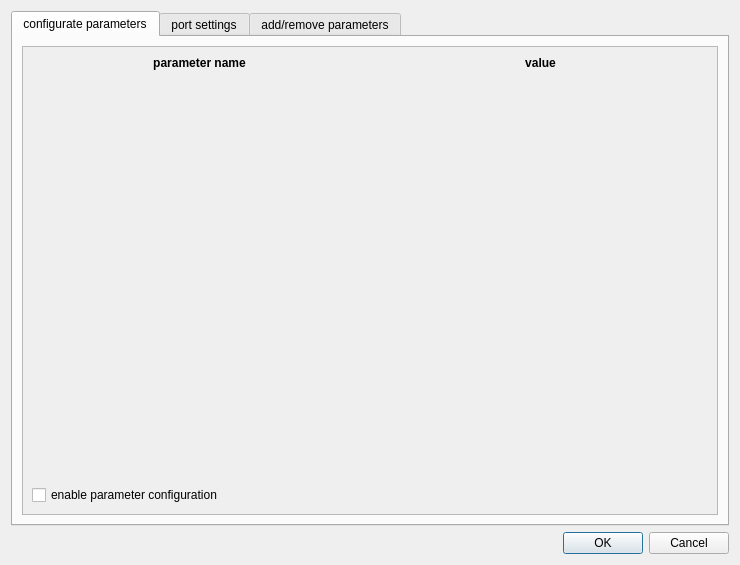
<?xml version="1.0" encoding="UTF-8"?>
<ui version="4.0">
 <class>DMGUIContainerGroup</class>
 <widget class="QDialog" name="DMGUIContainerGroup">
  <property name="geometry">
   <rect>
    <x>0</x>
    <y>0</y>
    <width>740</width>
    <height>565</height>
   </rect>
  </property>
  <property name="windowTitle">
   <string>Dialog</string>
  </property>
  <layout class="QVBoxLayout" name="verticalLayout">
   <item>
    <widget class="QTabWidget" name="tabWidget">
     <property name="currentIndex">
      <number>0</number>
     </property>
     <widget class="QWidget" name="tab_4">
      <attribute name="title">
       <string>configurate parameters</string>
      </attribute>
      <layout class="QHBoxLayout" name="horizontalLayout_3">
       <item>
        <widget class="QScrollArea" name="scrollArea">
         <property name="widgetResizable">
          <bool>true</bool>
         </property>
         <widget class="QWidget" name="scrollAreaWidgetContents">
          <property name="geometry">
           <rect>
            <x>0</x>
            <y>0</y>
            <width>668</width>
            <height>450</height>
           </rect>
          </property>
          <layout class="QGridLayout" name="gridLayout_3">
           <item row="0" column="0">
            <layout class="QGridLayout" name="configParamArea" rowstretch="0">
             <property name="verticalSpacing">
              <number>6</number>
             </property>
             <item row="0" column="0">
              <widget class="QLabel" name="label_4">
               <property name="font">
                <font>
                 <weight>75</weight>
                 <bold>true</bold>
                </font>
               </property>
               <property name="text">
                <string>parameter name</string>
               </property>
               <property name="alignment">
                <set>Qt::AlignHCenter|Qt::AlignTop</set>
               </property>
              </widget>
             </item>
             <item row="0" column="1">
              <widget class="QLabel" name="label_5">
               <property name="font">
                <font>
                 <weight>75</weight>
                 <bold>true</bold>
                </font>
               </property>
               <property name="text">
                <string>value</string>
               </property>
               <property name="textFormat">
                <enum>Qt::AutoText</enum>
               </property>
               <property name="alignment">
                <set>Qt::AlignHCenter|Qt::AlignTop</set>
               </property>
              </widget>
             </item>
            </layout>
           </item>
           <item row="1" column="0">
            <widget class="QCheckBox" name="enableConfig">
             <property name="text">
              <string>enable parameter configuration</string>
             </property>
            </widget>
           </item>
          </layout>
         </widget>
        </widget>
       </item>
      </layout>
     </widget>
     <widget class="QWidget" name="tab">
      <attribute name="title">
       <string>port settings</string>
      </attribute>
      <layout class="QHBoxLayout" name="horizontalLayout">
       <item>
        <widget class="QGroupBox" name="groupBox">
         <property name="title">
          <string>Ports</string>
         </property>
         <layout class="QGridLayout" name="gridLayout">
          <item row="1" column="0">
           <widget class="QPushButton" name="addInStream">
            <property name="text">
             <string>Add input stream</string>
            </property>
           </widget>
          </item>
          <item row="1" column="1">
           <widget class="QPushButton" name="addOutStream">
            <property name="text">
             <string>Add output stream</string>
            </property>
           </widget>
          </item>
          <item row="2" column="0" colspan="2">
           <widget class="QPushButton" name="removeStream">
            <property name="text">
             <string>Remove stream</string>
            </property>
           </widget>
          </item>
          <item row="0" column="0" colspan="2">
           <widget class="QListWidget" name="streamList"/>
          </item>
         </layout>
        </widget>
       </item>
      </layout>
     </widget>
     <widget class="QWidget" name="tab_3">
      <attribute name="title">
       <string>add/remove parameters</string>
      </attribute>
      <layout class="QHBoxLayout" name="horizontalLayout_2">
       <item>
        <layout class="QGridLayout" name="gridLayout_2">
         <item row="1" column="0">
          <widget class="QListWidget" name="availableParameters"/>
         </item>
         <item row="1" column="1">
          <widget class="QListWidget" name="selectedParameters"/>
         </item>
         <item row="2" column="0">
          <widget class="QPushButton" name="addParameter">
           <property name="text">
            <string>add parameter &gt;&gt;</string>
           </property>
          </widget>
         </item>
         <item row="2" column="1">
          <widget class="QPushButton" name="rmParameter">
           <property name="text">
            <string>&lt;&lt; remove parameter</string>
           </property>
          </widget>
         </item>
         <item row="0" column="0">
          <widget class="QLabel" name="label">
           <property name="text">
            <string>available parameters</string>
           </property>
          </widget>
         </item>
         <item row="0" column="1">
          <widget class="QLabel" name="label_2">
           <property name="text">
            <string>selected parameters</string>
           </property>
          </widget>
         </item>
         <item row="3" column="1">
          <widget class="QGroupBox" name="groupBox_2">
           <property name="title">
            <string>configure parameter</string>
           </property>
           <layout class="QVBoxLayout" name="verticalLayout_2">
            <item>
             <widget class="QLabel" name="label_3">
              <property name="text">
               <string>rename</string>
              </property>
             </widget>
            </item>
            <item>
             <widget class="QLineEdit" name="editParamName">
              <property name="enabled">
               <bool>false</bool>
              </property>
              <property name="readOnly">
               <bool>false</bool>
              </property>
             </widget>
            </item>
           </layout>
          </widget>
         </item>
        </layout>
       </item>
      </layout>
     </widget>
    </widget>
   </item>
   <item>
    <widget class="QDialogButtonBox" name="buttonBox">
     <property name="orientation">
      <enum>Qt::Horizontal</enum>
     </property>
     <property name="standardButtons">
      <set>QDialogButtonBox::Cancel|QDialogButtonBox::Ok</set>
     </property>
    </widget>
   </item>
  </layout>
 </widget>
 <resources/>
 <connections>
  <connection>
   <sender>buttonBox</sender>
   <signal>accepted()</signal>
   <receiver>DMGUIContainerGroup</receiver>
   <slot>accept()</slot>
   <hints>
    <hint type="sourcelabel">
     <x>257</x>
     <y>290</y>
    </hint>
    <hint type="destinationlabel">
     <x>157</x>
     <y>274</y>
    </hint>
   </hints>
  </connection>
  <connection>
   <sender>buttonBox</sender>
   <signal>rejected()</signal>
   <receiver>DMGUIContainerGroup</receiver>
   <slot>reject()</slot>
   <hints>
    <hint type="sourcelabel">
     <x>325</x>
     <y>290</y>
    </hint>
    <hint type="destinationlabel">
     <x>286</x>
     <y>274</y>
    </hint>
   </hints>
  </connection>
 </connections>
</ui>
